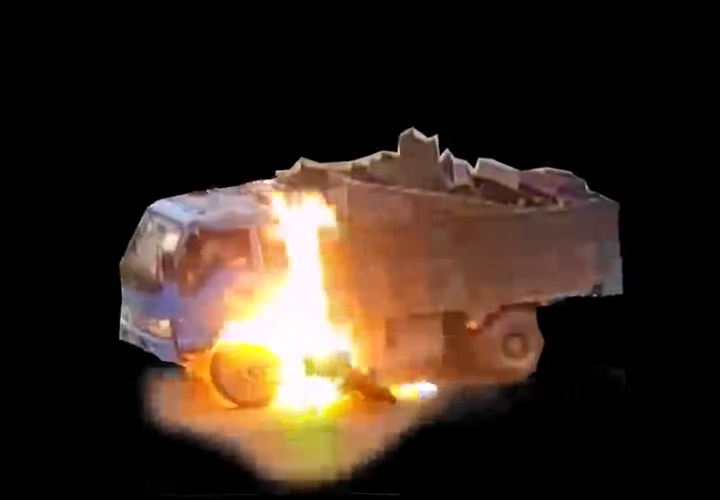
#> input picture frame 21 of effects/prep_real_fire_smoke_vid/fire-3.webm, 720 x 500 px
$ jupyter execute --allow-errors test-augmentation.ipynb   (shell and % lines are left out)
#> lines starting #> are read from the running program, lines starting #| are printed output that depends on the picture; after the words box and inside, x2 and y2 are one past the last pixel; in counts of white or black regions, pixels touching at a corner belong together; pictures that were not available may be replaced by others from this repository, and a replacement may not be noted
### writer.py
import json

import numpy as np

class NumpyEncoder(json.JSONEncoder):
    """Class to encode the numpy arrays in json."""
    # [4 lines left out: function default, not called in this run]

class COCO_writer:

    def __init__(self, categories=None, synonyms=None):
        categories = [] if categories is None else categories
        self.categories = categories
        self.annotations = []
        self.images = []
        self.cat_to_id = dict()
        for cat in self.categories:
            cat_id = cat['id']
            self.cat_to_id[cat['name'].lower()] = cat_id
            # Add synonyms
            if synonyms is not None:
                for s in synonyms.get(cat['name'], []):
                    self.cat_to_id[s.lower()] = cat_id

    # [71 lines left out: functions get_cat_id, add_category, add_frame, add_annotation, write_result, not called in this run]

### reader.py
from collections import defaultdict
from dataclasses import dataclass
import os
from threading import Thread, Lock
from concurrent.futures import ProcessPoolExecutor, ThreadPoolExecutor

import cv2
import numpy as np
from pycocotools.coco import COCO
from bbox_utils import (convert_xywh_xyxy, get_corners, prepare_image)

# [15 lines left out: function get_segments_and_cats_from_obj, not called in this run]


@dataclass(init=False)
class VideoEffectReader:

    probability: int = 1
    use_alpha: bool = True
    ck_start: int = 10
    ck_range: int = 20

    # [70 lines left out: functions __init__, get_frame, not called in this run]


@dataclass(init=False)
class ImageEffectReader:

    probability: int = 1
    annot_type: str = 'coco'
    preload: bool = False

    def __init__(self, paths, **kwargs):
        self.paths = paths
        # Override values by kwargs
        self.__dict__.update(kwargs)
        self.loaded, self.annotations = [], []
        # Load image annotations.
        load_func = {
            'coco': self.load_coco_annotations,
            'csv': self.load_csv_annotations,
            None: lambda: {os.path.split(p)[1]: None for p in paths},
        }[self.annot_type]
        annotations = load_func()
        # Load images.
        for png_path in self.paths:
            if self.preload:
                e_image = self.load_image(png_path)
                self.loaded.append(e_image)
            else:
                if os.path.isfile(png_path):
                    self.loaded.append(png_path)
            png_file_name = os.path.split(png_path)[1]
            self.annotations.append(annotations[png_file_name])

    # [6 lines left out: function load_image, not called in this run]

    def load_coco_annotations(self):
        img_folder_path = os.path.split(self.paths[0])[0]
        root_path, img_folder_name = os.path.split(img_folder_path)
        coco = COCO(os.path.join(root_path, f'{img_folder_name}.json'))
        self.cats = coco.cats
        annotations = defaultdict(list)
        for img_id, img_info in coco.imgs.items():
            ann_ids = coco.getAnnIds(imgIds=img_id, iscrowd=None)
            for obj in coco.loadAnns(ann_ids):
                annotations[img_info['file_name']].append(obj)
        return annotations

    # [34 lines left out: functions load_csv_annotations, get_frame, not called in this run]


class ThreadPoolHelper:

    # [10 lines left out: functions __init__, submit, not called in this run]

    def shutdown(self, wait=True):
        return self.pool.shutdown(wait)

    # [10 lines left out: function check_status, not called in this run]


class ThreadedImagesReader:
    """Input image reader."""

    # [15 lines left out: functions __init__, is_open, not called in this run]

    def __is_open(self):
        return self.last_id < self.total

    # [15 lines left out: functions __get_next_id, __read_to_buffer, not called in this run]

    def start_new_thread(self):
        self.futures.append(self.pool.submit(self.__read_to_buffer))

    # [7 lines left out: function _fill_buffer, not called in this run]

    def __iter__(self):
        return self

    # [14 lines left out: function __next__, not called in this run]

### test-augmentation.ipynb
[cell 1]
import os
from glob import glob
import numpy as np
import json

import cv2
from tqdm.notebook import tqdm

import ffmpeg_utils
from augment_script import process_video, process_images, create_folder
from augment import Augmentations
from reader import VideoEffectReader, ImageEffectReader
from writer import COCO_writer
from bbox_utils import get_scale_ratio, resize_by_max_side

### Preprocess effects

[cell 2]
e_type = 'fire'
e_type = 'smoke'
e_type = 'real_fire_smoke'

def get_effect_paths(e_type):
    assert e_type in ['fire', 'smoke', 'real_fire_smoke'], 'Unsupported'
    raw_png_effects_path  = f'effects/raw_{e_type}_images'
    prep_png_effects_path = f'effects/prep_{e_type}_images'
    raw_mov_effects_path  = f'effects/raw_{e_type}_vid'
    prep_mov_effects_path = f'effects/prep_{e_type}_vid'
    return (raw_png_effects_path, prep_png_effects_path,
            raw_mov_effects_path, prep_mov_effects_path)

(raw_png_effects_path, prep_png_effects_path,
 raw_mov_effects_path, prep_mov_effects_path) = get_effect_paths(e_type)


vid_out_path = 'output/out.mp4'
annot_out_path = 'output/annotations/instances_default.json'

# Create folders
# for path in [raw_png_effects_path, prep_png_effects_path,
#              raw_mov_effects_path, prep_mov_effects_path,
#              os.path.split(vid_out_path)[0],
#              os.path.split(annot_out_path)[0]]:
#     os.makedirs(path, exist_ok=True)

[cell 3]
# Rename and trim empty pixels
raw_png_effects_path = 'effects/non_funny'
prep_png_effects_path = 'effects/prep_non_funny'
e_type = 'non-funny'
# [12 lines of commented-out code are left out]

[cell 4]
# [5 lines of commented-out code are left out]

[cell 5]
# Resize and extract alpha videos
rewrite = False
# [7 lines of commented-out code are left out]

[cell 6]
# e_paths = get_effect_paths('fire')
e_paths = get_effect_paths('real_fire_smoke')
prep_e_png_fire_path, prep_e_mov_fire_path = e_paths[1], e_paths[3]
e_paths = get_effect_paths('smoke')
prep_e_png_smoke_path, prep_e_mov_smoke_path = e_paths[1], e_paths[3]

[cell 7]
e_png_fire = glob(os.path.join(prep_e_png_fire_path, '*.png'))
e_png_fire = glob(os.path.join('effects/animals/retrieved', '*.png'))
e_mov_fire = glob(os.path.join(prep_e_mov_fire_path, '*.webm'))
e_png_smoke = glob(os.path.join(prep_e_png_smoke_path, '*.png'))
e_mov_smoke = glob(os.path.join(prep_e_mov_smoke_path, '*.webm'))
e_png_fire[:15], e_mov_fire[:15], e_png_smoke[:15], e_mov_smoke[:15]

### Augment

[cell 8]
source_videos = glob('source_videos/*')
source_videos

[cell 9]
# COCO_writer
coco_writer = COCO_writer([
    {
        'name': 'Fire',
        'supercategory': '',
        'id': 2,
    },
    {
        'name': 'Smoke',
        'supercategory': '',
        'id': 4,
    },
])

#> (the rest of this cell did not finish here and is left out)

#> (a cell that did not finish here is left out)

[cell 11]
# Fix for `id=0` for all annotations
for path in glob('new_fire/annotations/smoke.json'):
    print(path)
    with open(path) as in_file:
        j = json.load(in_file)
    for i, annot in enumerate(j['annotations']):
        annot['id'] = i
        j['annotations'][i] = annot

    with open(path, 'w') as out_file:
        out_file.write(json.dumps(j))

[cell 12]
from pytorchcv.model_provider import get_model as ptcv_get_model
import torch

#> (the rest of this cell did not finish here and is left out)

[cell 13]
from bbox_utils import convert_xywh_xyxy, convert_xyxy_xywh, blur_contour
import math

from pycocotools.coco import COCO
# animals_coco = COCO('effects/animals/animals.json')
#> (the rest of this cell did not finish here and is left out)

#> (a cell that did not finish here is left out)

[cell 15]
effect_path = 'effects/prep_real_fire_smoke_vid/fire-3'
cap = cv2.VideoCapture(f'{effect_path}.webm')
alpha_cap = cv2.VideoCapture(f'{effect_path}_alpha.mp4')
while True:
    ret, e_frame = cap.read()
#> e_frame is the input picture: shape (500, 720, 3); mean B, G, R 31.2, 41.7, 56.2
    a_ret, e_alpha = alpha_cap.read()
    init_e_alpha = e_alpha.copy()
    if not ret or not a_ret:
        print(ret, a_ret)
        break
#     rgb_sum = np.expand_dims(np.sum(e_alpha, axis=2), -1)
#     e_alpha = np.clip(rgb_sum, 0, 255, dtype=np.uint8)
    e_alpha = e_alpha[:, :, :1]
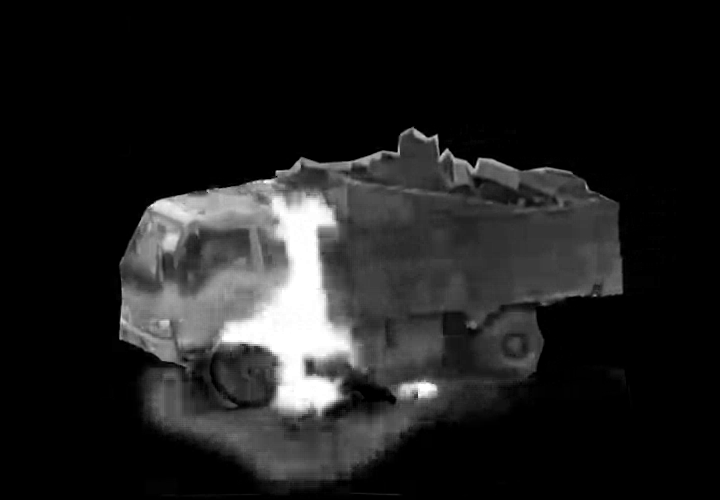
#> e_alpha: shape (500, 720, 1); min 0, max 255, mean 31.2
    print(e_alpha.shape)
#| (500, 720, 1)
    e_mask = np.ones(e_alpha.shape, dtype=np.uint8) * 255
    e_frame = np.concatenate((e_frame, e_alpha), axis=2)
#> e_frame: shape (500, 720, 4)
    # Blur
    blur_radius = 11
    contour_radius = 5
    image, alpha = e_frame[:, :, :3].copy(), e_frame[:, :, 3:].copy()

    contours, _ = cv2.findContours(alpha.copy(), cv2.RETR_LIST, cv2.CHAIN_APPROX_SIMPLE)
#> contours = 329 contours, 307 with area under 20; largest, box (x1, y1, x2, y2) and area: (110, 125, 660, 500) 132428, (352, 383, 396, 404) 402, (546, 360, 558, 374) 86, (601, 370, 607, 386) 59, (210, 363, 217, 388) 56
    print(contours[0].shape, contours[0].dtype)
#| (1, 1, 2) int32
    cv2.boundingRect(contours[0])

    b_rad = (blur_radius, blur_radius)
    blurred_img = image#cv2.GaussianBlur(image, b_rad, 0)
    alpha[:, :, 0] = cv2.GaussianBlur(alpha, b_rad, 0)

    mask = np.zeros((*image.shape[:2], 1), np.ubyte)
    cv2.drawContours(mask, contours, -1, (1), contour_radius)
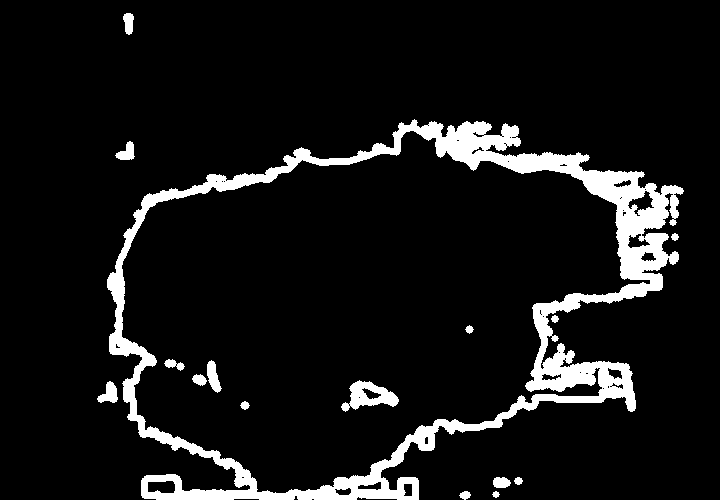
#> mask: shape (500, 720, 1); values 0 (black) and 1 (white), 8.4% white; 16 white regions, largest, box (x1, y1, x2, y2) and area: (107, 119, 684, 500) 27736, (341, 380, 399, 412) 898, (207, 360, 222, 393) 281
    output = np.where(mask, blurred_img, image)
    print((alpha / 255).max(), np.median(alpha / 255))
#| 1.0 0.0
    print(output.max())
#| 255
    output[...] = output * (alpha / 255)
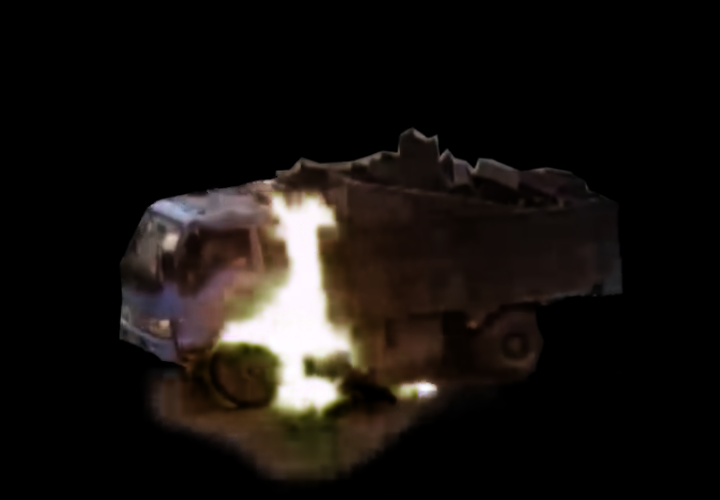
#> output: shape (500, 720, 3); mean B, G, R 16, 18.8, 22.8
    print(output.max())
#| 255
    cv2.imshow('alpha', init_e_alpha)
    cv2.imshow('mask', mask * 255)
    cv2.imshow('output', output)
    cv2.imshow('e_frame', e_frame)

    cv2.waitKey(0)
cv2.destroyAllWindows()

$ run again, starting later in the video
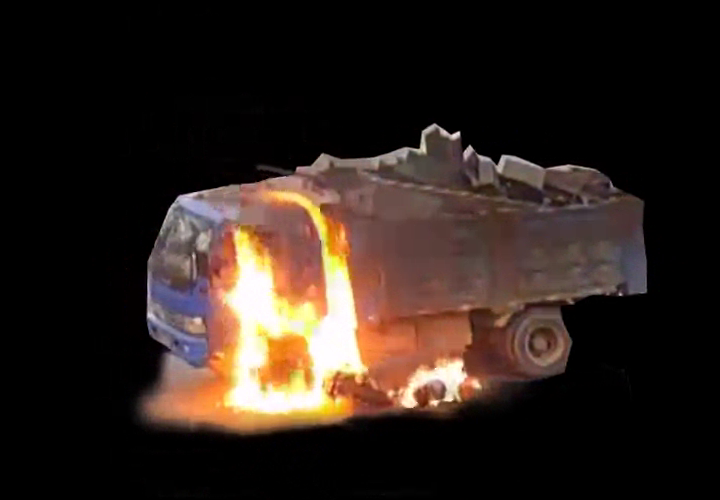
#> input picture frame 94 of effects/prep_real_fire_smoke_vid/fire-3.webm, 720 x 500 px
#> e_frame is the input picture: shape (500, 720, 3); mean B, G, R 28.8, 34.9, 46.7
#| (500, 720, 1)
#> e_frame: shape (500, 720, 4)
#> contours = 701 contours, 643 with area under 20; largest, box (x1, y1, x2, y2) and area: (94, 91, 664, 449) 126522, (130, 477, 264, 499) 1012, (329, 480, 437, 500) 883, (597, 362, 634, 402) 492, (269, 96, 314, 115) 316
#| (2, 1, 2) int32
#> `cv2.drawContours(mask, contours, -1, (1), contour_radius)`:
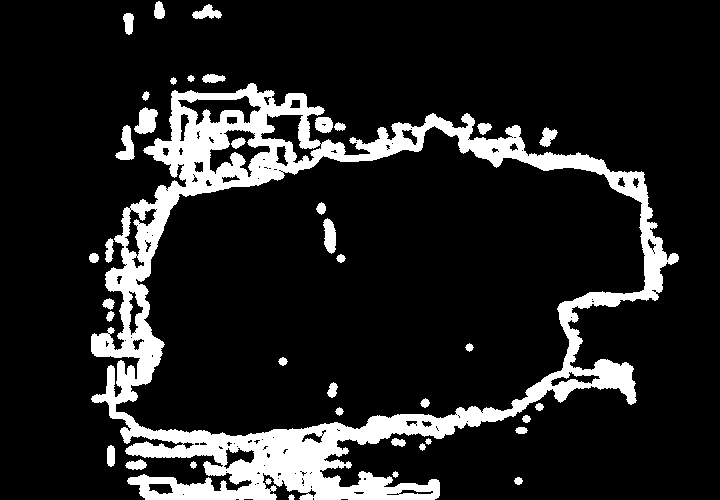
#> mask: shape (500, 720, 1); values 0 (black) and 1 (white), 13.7% white; 40 white regions, largest, box (x1, y1, x2, y2) and area: (91, 83, 679, 500) 44688, (134, 107, 158, 134) 434, (115, 125, 135, 160) 371
#| 1.0 0.0
#| 255
#> `output[...] = output * (alpha / 255)`:
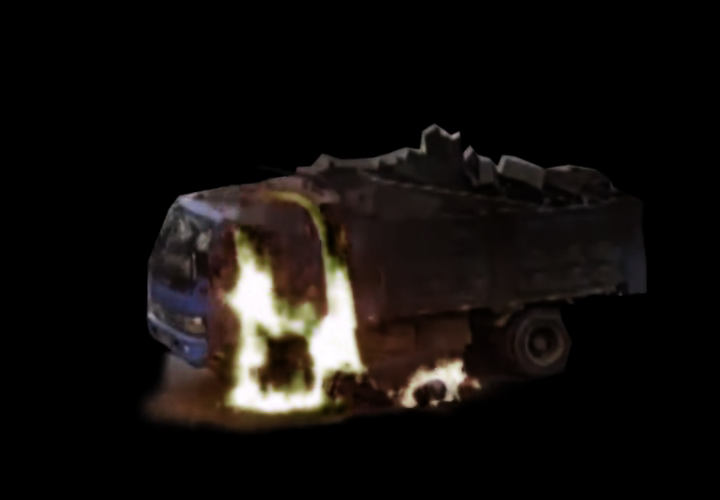
#> output: shape (500, 720, 3); mean B, G, R 13.6, 15.6, 18.9
#| 255

$ run again, starting later in the video
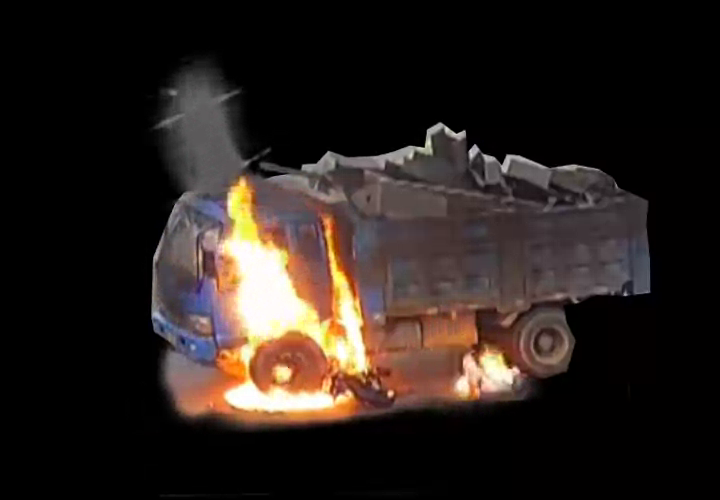
#> input picture frame 168 of effects/prep_real_fire_smoke_vid/fire-3.webm, 720 x 500 px
#> e_frame is the input picture: shape (500, 720, 3); mean B, G, R 29.3, 33.4, 42.2
#| (500, 720, 1)
#> e_frame: shape (500, 720, 4)
#> contours = 175 contours, 149 with area under 20; largest, box (x1, y1, x2, y2) and area: (132, 49, 662, 447) 131363, (333, 480, 448, 499) 1022, (157, 488, 275, 499) 465, (355, 420, 377, 429) 112, (331, 235, 339, 257) 100
#| (4, 1, 2) int32
#> `cv2.drawContours(mask, contours, -1, (1), contour_radius)`:
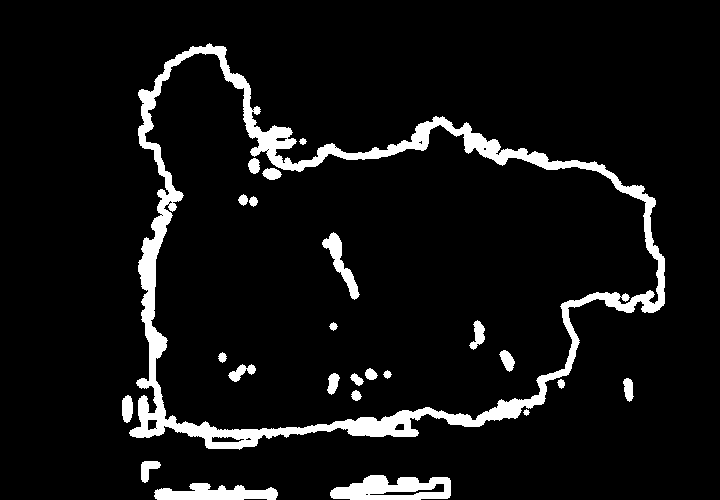
#> mask: shape (500, 720, 1); values 0 (black) and 1 (white), 7.2% white; 24 white regions, largest, box (x1, y1, x2, y2) and area: (129, 43, 665, 450) 19105, (330, 475, 451, 500) 2079, (154, 483, 278, 500) 1425
#| 1.0 0.0
#| 255
#> `output[...] = output * (alpha / 255)`:
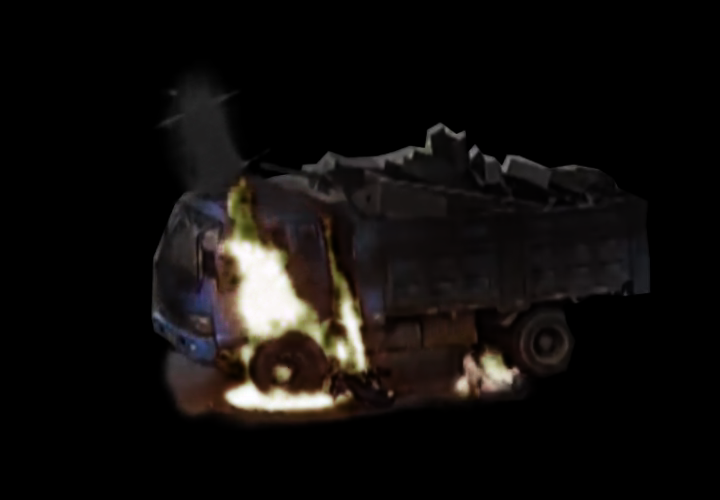
#> output: shape (500, 720, 3); mean B, G, R 12.8, 14.2, 16.6
#| 255
